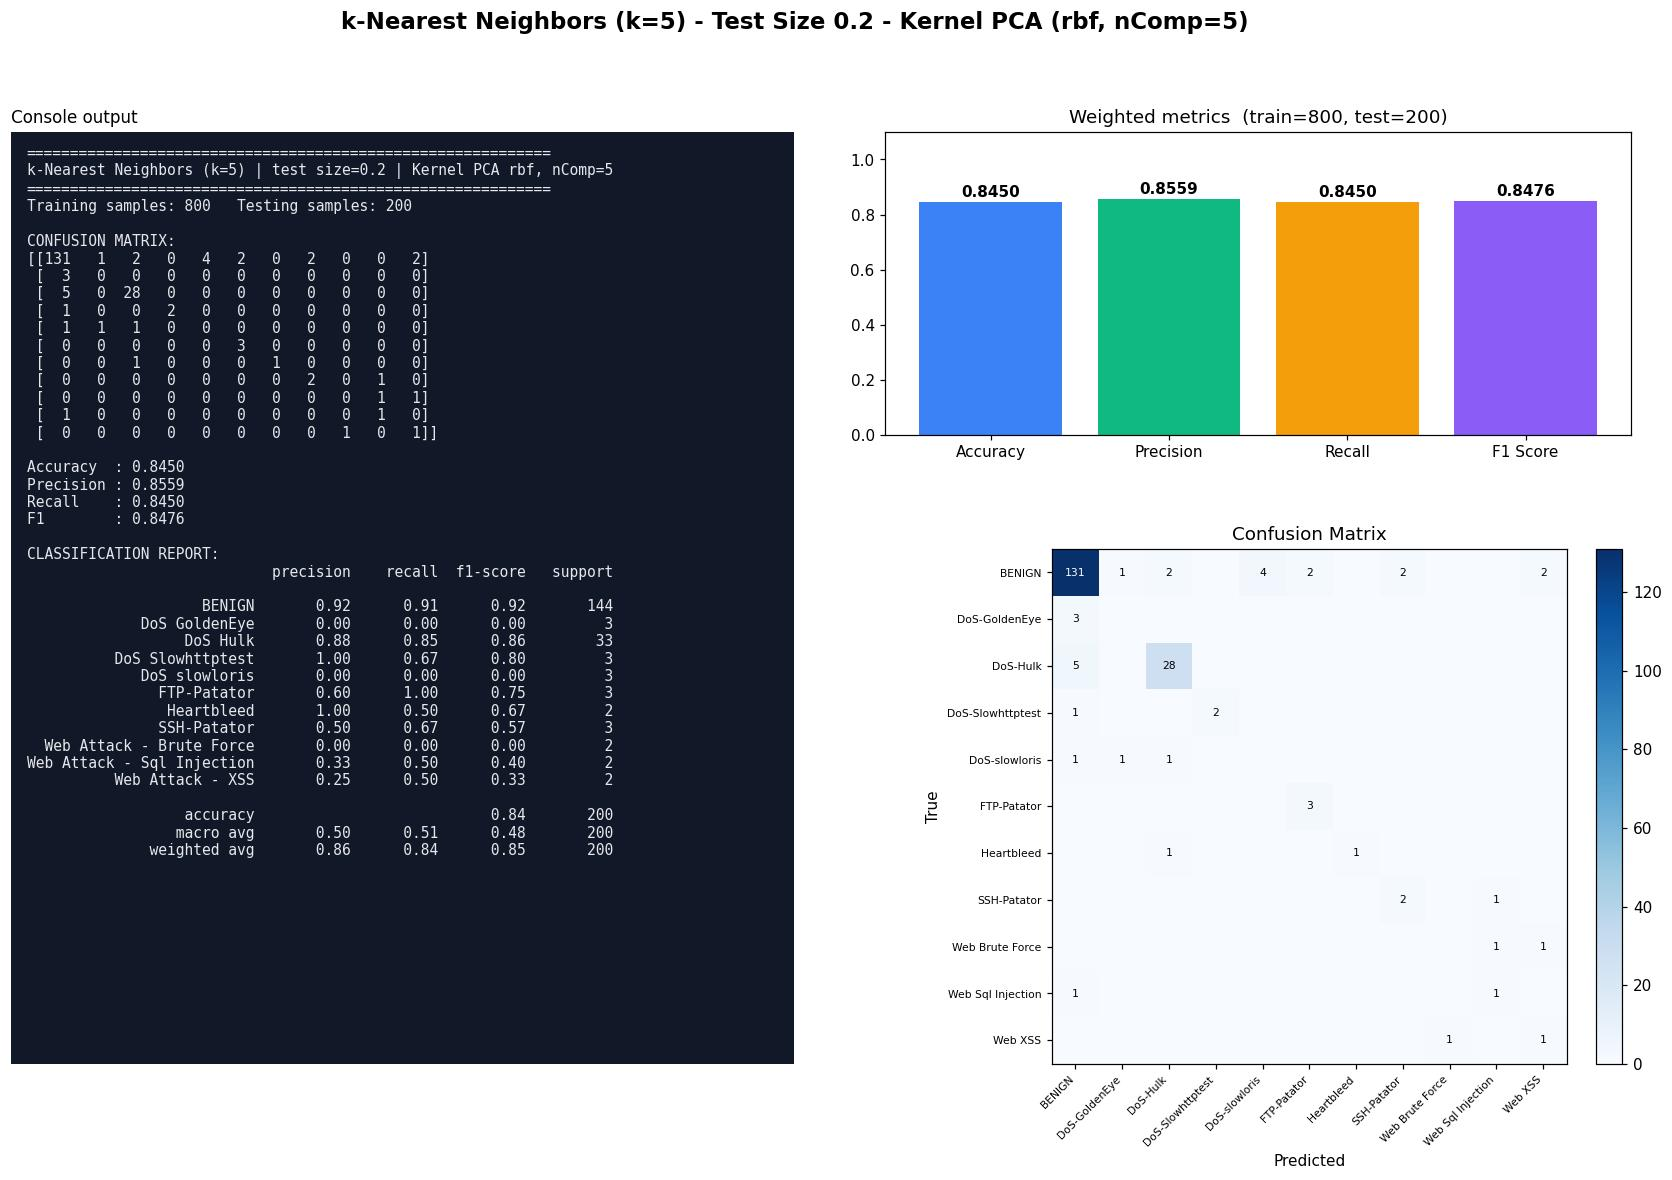

The Python source for this figure:
#!/usr/bin/env python3
"""k-Nearest Neighbors (k=5) | Test size 0.2 | Kernel PCA kernel=rbf, n_components=5
CIC-IDS2017 (Tue+Wed+Thu-morning) 1000-row stratified sample.
Run in any IDE (Spyder / VS Code / PyCharm / Jupyter): open the file and press Run, no arguments needed.
Saves next to this file: 'Test0.2_nComp5_KNN.jpg' - one image with the console output (confusion matrix, metrics, classification report) plus charts."""
import json, os
import numpy as np
import matplotlib.pyplot as plt
from sklearn.decomposition import KernelPCA
from sklearn.neighbors import KNeighborsClassifier
from sklearn.metrics import (accuracy_score, classification_report, confusion_matrix,
                             f1_score, precision_score, recall_score)
from sklearn.model_selection import train_test_split
from sklearn.preprocessing import StandardScaler

TEST_SIZE, KERNEL, N_COMP, ALG, ALG_NAME = 0.2, "rbf", 5, "KNN", "k-Nearest Neighbors (k=5)"
try:
    HERE = os.path.dirname(os.path.abspath(__file__))
except NameError:                      # Jupyter / interactive console
    HERE = os.getcwd()
def _find_root():                      # folder that contains data/sample.npz (works from any working directory)
    for p in (HERE, os.path.join(HERE, ".."), os.path.join(HERE, "..", ".."), os.getcwd()):
        if os.path.exists(os.path.join(p, "data", "sample.npz")):
            return os.path.abspath(p)
    raise FileNotFoundError("data/sample.npz not found - run prepare_data.py or keep the repo folder structure")
ROOT = _find_root()
tag = f"Test{TEST_SIZE}_nComp{N_COMP}_{ALG}"

# 1. LOAD cached, cleaned sample (see prepare_data.py)
d = np.load(os.path.join(ROOT, "data", "sample.npz"), allow_pickle=True)
X, y, class_names = d["X"], d["y"], [str(c).replace("�", "-") for c in d["classes"]]

# 2. SPLIT
X_train, X_test, y_train, y_test = train_test_split(
    X, y, test_size=TEST_SIZE, random_state=42, stratify=y)

# 3. SCALE (fit on train only)
scaler = StandardScaler()
X_train = scaler.fit_transform(X_train); X_test = scaler.transform(X_test)

# 4. DIMENSIONALITY REDUCTION: Kernel PCA (fit on train only; gamma = sklearn default 1/n_features)
kpca = KernelPCA(n_components=N_COMP, kernel=KERNEL, random_state=0)
X_train = kpca.fit_transform(X_train); X_test = kpca.transform(X_test)

# 5. CLASSIFIER
classifier = KNeighborsClassifier(n_neighbors=5)
classifier.fit(X_train, y_train)
y_pred = classifier.predict(X_test)

# 6. METRICS
labels = np.arange(len(class_names))
cm = confusion_matrix(y_test, y_pred, labels=labels)
res = dict(test_size=TEST_SIZE, kernel=KERNEL, n_components=N_COMP, algorithm=ALG, model=ALG_NAME,
           n_train=int(len(y_train)), n_test=int(len(y_test)),
           accuracy=accuracy_score(y_test, y_pred),
           precision=precision_score(y_test, y_pred, average="weighted", zero_division=0),
           recall=recall_score(y_test, y_pred, average="weighted", zero_division=0),
           f1=f1_score(y_test, y_pred, average="weighted", zero_division=0))
report = classification_report(y_test, y_pred, labels=labels, target_names=class_names, zero_division=0)
lines = ["=" * 60, f"{ALG_NAME} | test size={TEST_SIZE} | Kernel PCA {KERNEL}, nComp={N_COMP}", "=" * 60,
         f"Training samples: {len(y_train)}   Testing samples: {len(y_test)}", "", "CONFUSION MATRIX:", np.array2string(cm), ""]
for k in ("accuracy", "precision", "recall", "f1"): lines.append(f"{k.capitalize():10s}: {res[k]:.4f}")
lines += ["", "CLASSIFICATION REPORT:", report]
console_output = "\n".join(lines); print(console_output)

# 7. VISUAL OUTPUT: console output + charts in ONE image (real results only)
short = [c.replace("Web Attack - ", "Web ").replace("DoS ", "DoS-") for c in class_names]
fig = plt.figure(figsize=(19, 11), dpi=110)
gs = fig.add_gridspec(2, 2, width_ratios=[1.05, 1], height_ratios=[1, 1.7], hspace=0.28, wspace=0.12)
fig.suptitle(f"{ALG_NAME} - Test Size {TEST_SIZE} - Kernel PCA ({KERNEL}, nComp={N_COMP})", fontsize=15, fontweight="bold")
axt = fig.add_subplot(gs[:, 0]); axt.set_facecolor("#111827"); axt.set_xticks([]); axt.set_yticks([])
for sp in axt.spines.values(): sp.set_visible(False)
axt.text(0.02, 0.985, console_output, family="monospace", fontsize=9.6, color="#e5e7eb", va="top", ha="left", transform=axt.transAxes)
axt.set_title("Console output", loc="left", fontsize=11)
ax0 = fig.add_subplot(gs[0, 1]); ax1 = fig.add_subplot(gs[1, 1])
names = ["Accuracy", "Precision", "Recall", "F1 Score"]; vals = [res["accuracy"], res["precision"], res["recall"], res["f1"]]
bars = ax0.bar(names, vals, color=["#3b82f6", "#10b981", "#f59e0b", "#8b5cf6"])
ax0.set_ylim(0, 1.1); ax0.set_title(f"Weighted metrics  (train={res['n_train']}, test={res['n_test']})")
for b in bars: ax0.text(b.get_x() + b.get_width() / 2, b.get_height() + .02, f"{b.get_height():.4f}", ha="center", fontweight="bold")
im = ax1.imshow(cm, cmap="Blues"); fig.colorbar(im, ax=ax1, fraction=.046, pad=.04)
ax1.set_xticks(labels); ax1.set_yticks(labels); ax1.set_xticklabels(short, rotation=45, ha="right", fontsize=7); ax1.set_yticklabels(short, fontsize=7)
ax1.set_xlabel("Predicted"); ax1.set_ylabel("True"); ax1.set_title("Confusion Matrix")
for a in labels:
    for b_ in labels:
        if cm[a, b_]: ax1.text(b_, a, cm[a, b_], ha="center", va="center", fontsize=7, color="white" if cm[a, b_] > cm.max() / 2 else "black")
plt.savefig(os.path.join(HERE, tag + ".jpg"), format="jpg", bbox_inches="tight")
if os.environ.get("ACN_NO_SHOW") != "1": plt.show()   # IDEs display the image; run_all.py disables this
plt.close()

os.makedirs(os.path.join(ROOT, "results", "json"), exist_ok=True)
with open(os.path.join(ROOT, "results", "json", tag + ".json"), "w") as f: json.dump(res, f)
